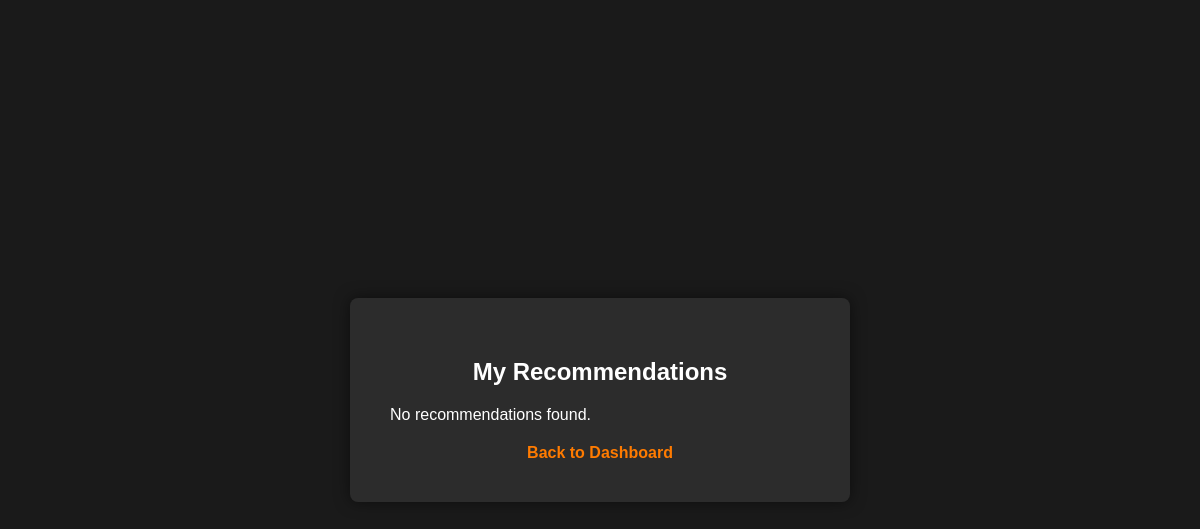
Page /trainers/recommendations/ (signed in) on the earlier database version.
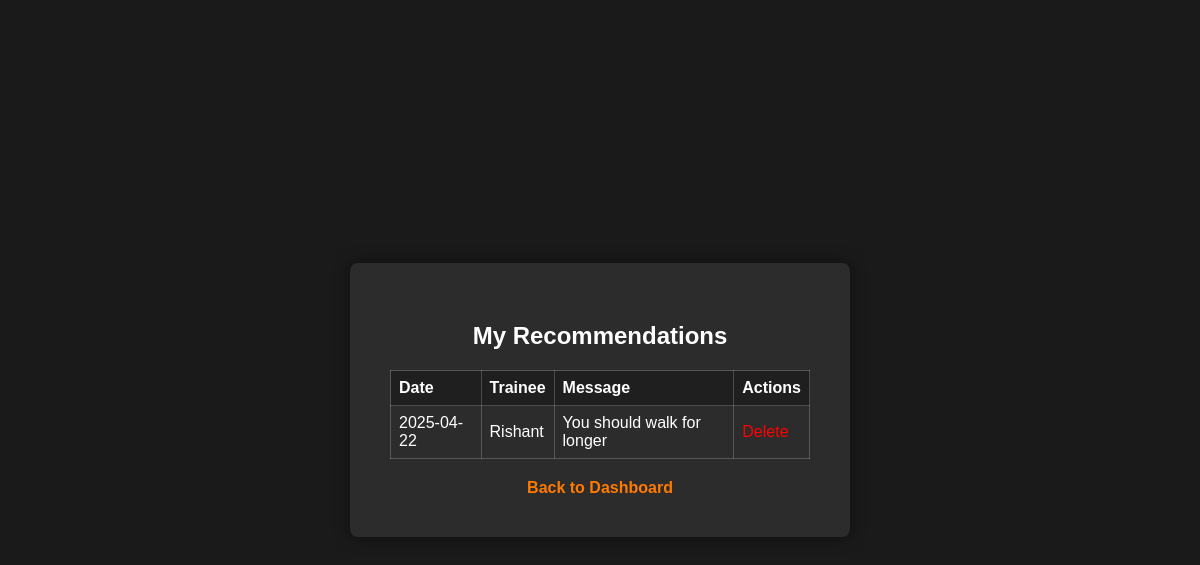
Same page on the later database version.
### trainers/models.py (models this page shows, shortened)
class Recommendation(models.Model):
    trainer = models.ForeignKey(Trainer, on_delete=models.CASCADE)
    trainee = models.ForeignKey('trainees.Trainee', on_delete=models.CASCADE)
    message = models.TextField()
    created_at = models.DateTimeField(auto_now_add=True)
    class Meta:
        ordering = ['-created_at']

### trainees/models.py (models this page shows, shortened)
class Trainee(models.Model):
    user = models.OneToOneField(CustomUser, on_delete=models.CASCADE, null=True, related_name='trainee_profile')
    trainer = models.ForeignKey(
        CustomUser,
        null=True,
        blank=True,
        on_delete=models.SET_NULL,
        limit_choices_to={'role': 'trainer'},
        related_name='assigned_trainees'
    )

### users/models.py (models this page shows)
class CustomUser(AbstractUser):
    role = models.CharField(max_length=100, choices=(('trainer', 'Trainer'), ('trainee', 'Trainee'), ('admin', 'Admin')))

### trainers/views.py (the view)
# urls.py: path('recommendations/', views.view_recommendations, name='view_recommendations'),
@login_required
def view_recommendations(request):
    trainer = get_object_or_404(Trainer, user=request.user)
    recommendations = Recommendation.objects.filter(trainer=trainer).order_by('-created_at')
    return render(request, 'trainers/view_recommendations.html', {'recommendations': recommendations})

### gymmanagement/templates/trainers/view_recommendations.html (shortened to what this page needs)
{% extends 'users/base.html' %}
{% block content %}
<div class="login-box">
    <h2>My Recommendations</h2>
    {% if recommendations %}
        <table style="width:100%; text-align:left; margin-bottom:20px;">
            <thead>
                <tr>
                    <th>Date</th>
                    <th>Trainee</th>
                    <th>Message</th>
                    <th>Actions</th>
                </tr>
            </thead>
            <tbody>
                {% for recommendation in recommendations %}
                <tr>
                    <td>{{ recommendation.created_at|date:"Y-m-d" }}</td>
                    <td>{{ recommendation.trainee.user.username }}</td>
                    <td>{{ recommendation.message|truncatechars:50 }}</td>
                    <td>
                        <a href="{% url 'delete_recommendation' recommendation.id %}" class="delete-link">Delete</a>
                    </td>
                </tr>
                {% endfor %}
            </tbody>
        </table>
    {% else %}
        <p>No recommendations found.</p>
    {% endif %}
    <div class="signup-section">
        <a href="{% url 'trainer_dashboard' %}" class="signup-link">Back to Dashboard</a>
    </div>
</div>
{% endblock %}

Differences in the rows shown:
added Recommendation: created_at "2025-04-22", trainee.user.username "Rishant", message "You should walk for longer"
Other differences:
text no longer shown: "No recommendations found."
text now shown: "Date Trainee Message Actions"
